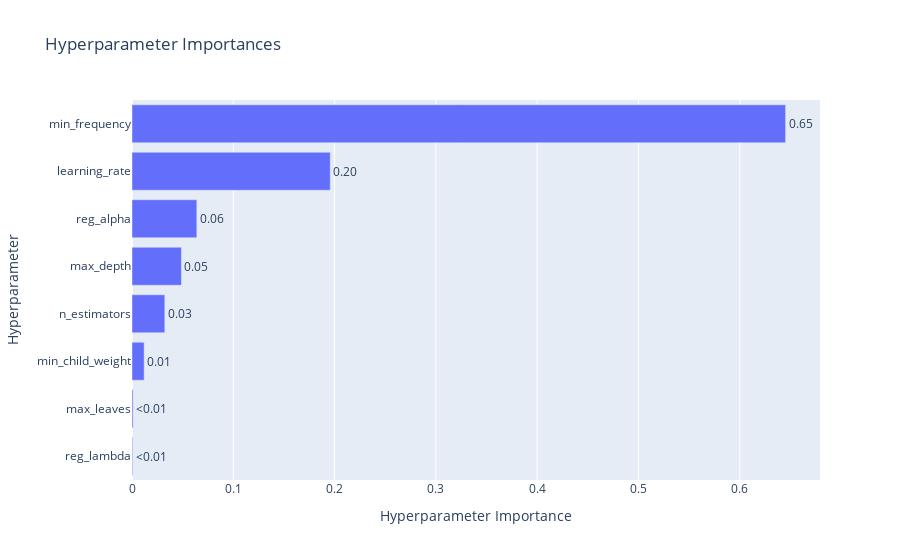

Notebook source saved alongside this figure:
### Code cell
#Gráfico de importancia de hiperparámetros con Optuna y Prunning
plot_param_importances(study_opt_pr)

### Figure 1 — Plotly figure (JSON) as saved in the notebook; plotly's stock layout.template omitted (floating-point values rounded to 4 significant figures)
{"data": [{"cliponaxis": false, "hovertemplate": ["reg_lambda (FloatDistribution): 0.000671551201117179<extra></extra>", "max_leaves (IntDistribution): 0.0010851070652969324<extra></extra>", "min_child_weight (IntDistribution): 0.012007664933352022<extra></extra>", "n_estimators (IntDistribution): 0.03241090089119592<extra></extra>", "max_depth (IntDistribution): 0.048794072166097484<extra></extra>", "reg_alpha (FloatDistribution): 0.06402113771054185<extra></extra>", "learning_rate (FloatDistribution): 0.19575356834055424<extra></extra>", "min_frequency (FloatDistribution): 0.6452559976918443<extra></extra>"], "name": "Objective Value", "orientation": "h", "text": ["<0.01", "<0.01", "0.01", "0.03", "0.05", "0.06", "0.20", "0.65"], "textposition": "outside", "type": "bar", "x": [0.0006716, 0.001085, 0.01201, 0.03241, 0.04879, 0.06402, 0.1958, 0.6453], "y": ["reg_lambda", "max_leaves", "min_child_weight", "n_estimators", "max_depth", "reg_alpha", "learning_rate", "min_frequency"]}], "layout": {"title": {"text": "Hyperparameter Importances"}, "xaxis": {"title": {"text": "Hyperparameter Importance"}}, "yaxis": {"title": {"text": "Hyperparameter"}}}}
